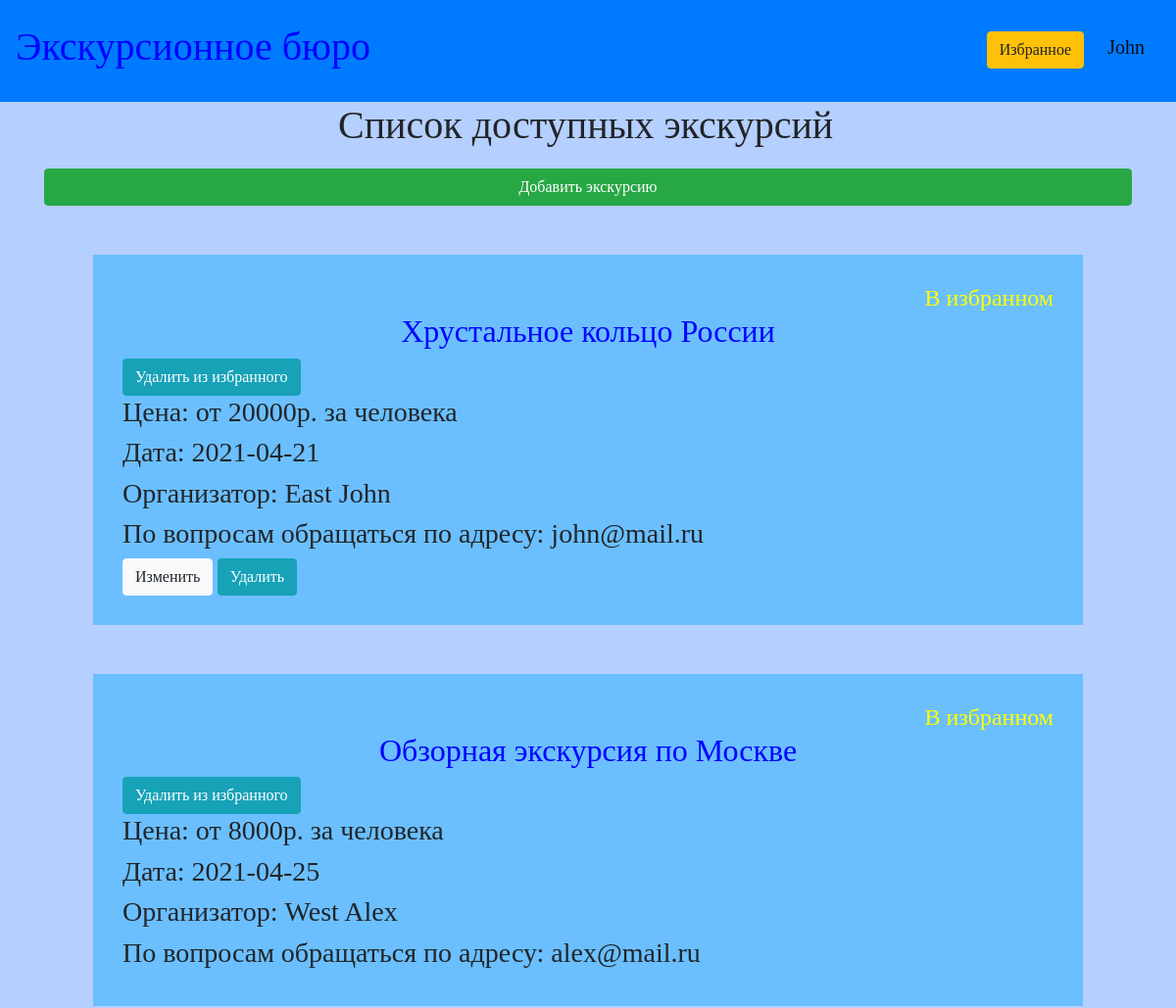
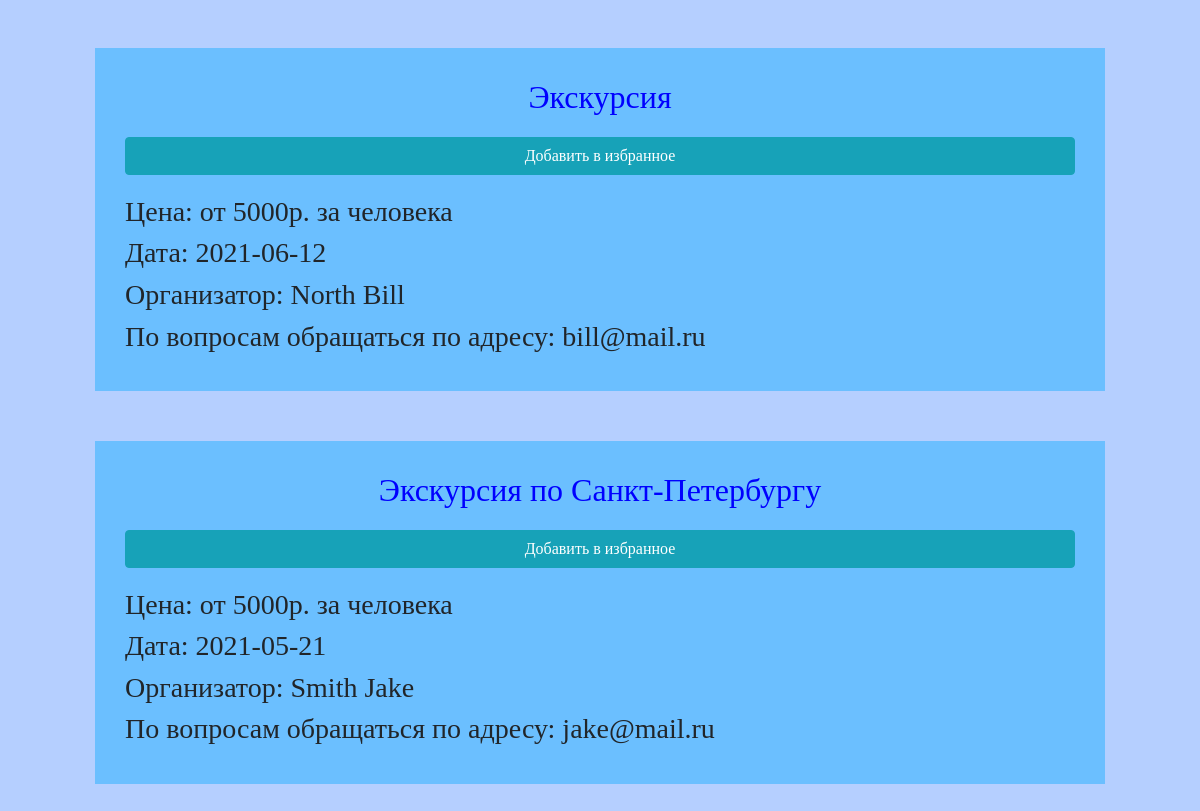
/tours (signed in), run on the app's committed database (2 pictures, top to bottom).
### data/users.py (models this page shows, shortened)
class User(SqlAlchemyBase, UserMixin, SerializerMixin):
    __tablename__ = 'users'
    id = sqlalchemy.Column(sqlalchemy.Integer, primary_key=True, autoincrement=True)
    name = sqlalchemy.Column(sqlalchemy.String)
    surname = sqlalchemy.Column(sqlalchemy.String)
    age = sqlalchemy.Column(sqlalchemy.Integer)
    email = sqlalchemy.Column(sqlalchemy.String, index=True, unique=True)
    hashed_password = sqlalchemy.Column(sqlalchemy.String)
    created_date = sqlalchemy.Column(sqlalchemy.DateTime, default=datetime.datetime.now)
    favourite = sqlalchemy.Column(sqlalchemy.String)

### data/tours.py (models this page shows)
class Tour(SqlAlchemyBase, UserMixin, SerializerMixin):
    __tablename__ = 'tours'
    id = sqlalchemy.Column(sqlalchemy.Integer, primary_key=True, autoincrement=True)
    name = sqlalchemy.Column(sqlalchemy.String)
    about = sqlalchemy.Column(sqlalchemy.String)
    places = sqlalchemy.Column(sqlalchemy.String)
    cost = sqlalchemy.Column(sqlalchemy.Integer)
    date = sqlalchemy.Column(sqlalchemy.Date)
    user = sqlalchemy.Column(sqlalchemy.Integer)

### main.py (the view)
@app.route('/tours')
@login_required
def tours_():
    db_sess = db_session.create_session()
    lst = []
    for tour in db_sess.query(Tour).all():
        user = db_sess.query(User).filter(User.id == tour.user).first()
        lst.append([tour, user, str(tour.id)])
    return render_template('tours.html', title='Список экскурсий', lst=lst)

### data/db_session.py (called while the page is built)
def create_session() -> Session:
    global __factory
    return __factory()

### main.py (called while the page is built)
@login_manager.user_loader
def load_user(user_id):
    db_sess = db_session.create_session()
    return db_sess.query(User).get(user_id)

### templates/tours.html
{% extends "base.html" %}
{% block content %}
<p class="h1" style="text-indent: 300px;">Список доступных экскурсий</p>
<a class="btn btn-success rounded mx-auto d-block" style="margin-left:50px; margin-top:20px;" href="/tours/add_tour">Добавить
    экскурсию</a>
{% for item in lst %}
<div>
    {% if item[2] in current_user.favourite %}
    <p class="h4 text-right" style="color: yellow; margin:0; padding:0;">В избранном</p>
    <a href="/tours/{{item[0].id}}"><p class="h2 text-center">{{item[0].name}}</p></a>
    <div style="margin:0; padding:0;">
        <a href="/favourite_delete/{{current_user.id}}/{{item[0].id}}" style="margin:0;" class="btn btn-info">
            Удалить из избранного
        </a>
    </div>
    {% else %}
    <a href="/tours/{{item[0].id}}"><p class="h2 text-center">{{item[0].name}}</p></a>
    <a href="/tours/add_favourite/{{current_user.id}}/{{item[0].id}}" class="btn btn-info rounded mx-auto d-block">Добавить в избранное</a>
    {% endif %}
    <p class="h3">Цена: от {{item[0].cost}}р. за человека</p>
    <p class="h3">Дата: {{item[0].date}}</p>
    <p class="h3">Организатор: {{item[1].surname}} {{item[1].name}}</p>
    <p class="h3">По вопросам обращаться по адресу: {{item[1].email}}</p>
    {% if current_user.is_authenticated and current_user.id == item[0].user %}
    <div style="margin:0; padding:0;">
        <a href="/tours/tours_edit/{{item[0].id}}" style="margin:0;" class="btn btn-light">
            Изменить
        </a>
        <a href="/tours/tours_delete/{{current_user.id}}/{{item[0].id}}" style="margin:0;" class="btn btn-info">
            Удалить
        </a>
    </div>
    {% endif %}
</div>
{% endfor %}
{% endblock %}

### templates/base.html (shortened to what this page needs)
<!DOCTYPE html>
<html lang="en">
<head>
    <link rel="stylesheet"
          href="https://stackpath.bootstrapcdn.com/bootstrap/4.4.1/css/bootstrap.min.css"
>
    <link rel="stylesheet" type="text/css" href="/static/css/style.css"/>
</head>
<body>
<nav class="navbar navbar-light bg-primary">
    {% if current_user.is_authenticated %}
    <p class="h1"><a href="/tours">Экскурсионное бюро</a></p>
    {% else %}
    <p class="h1">Экскурсионное бюро</p>
    {% endif %}
    {% if current_user.is_authenticated %}
    <p>
        <a class="btn btn-warning" style="margin-top: 10px; margin-bottom: 10px;" href="/favourite/{{current_user.id}}">Избранное</a>
        <a class="navbar-brand" style="margin-top: 20px;" href="/logout">{{ current_user.name }}</a>
    </p>
    {% else %}
    <p>
        <a class="btn btn-warning " href="/register">Зарегистрироваться</a>
        <a class="btn btn-success" href="/login">Войти</a>
    </p>
    {% endif %}
</nav>
<main role="main" class="container">
    {% block content %}{% endblock %}
</main>
</body>
</html>

### static/css/style.css (style rules this page uses)
div { background-color: #6bbfff; padding: 30px; margin: 50px; }
nav { background-color: #73a2fa; }
body { background: #b5cfff; }
a { color: #0000ff; font-weight: 500; }
p { font-family: cursive; }
.btn { margin: 20px; font-family: cursive; }
.btn-warning { margin-right: 20px; }

### data on the page
User: name "John"
Tour: name "Хрустальное кольцо России", cost "20000", date "2021-04-21", surname "East", name "John", email "john@mail.ru"
Tour: name "Обзорная экскурсия по Москве", cost "8000", date "2021-04-25", surname "West", name "Alex", email "alex@mail.ru"
Tour: name "Экскурсия", cost "5000", date "2021-06-12", surname "North", name "Bill", email "bill@mail.ru"
Tour: name "Экскурсия по Санкт-Петербургу", cost "5000", date "2021-05-21", surname "Smith", name "Jake", email "jake@mail.ru"
